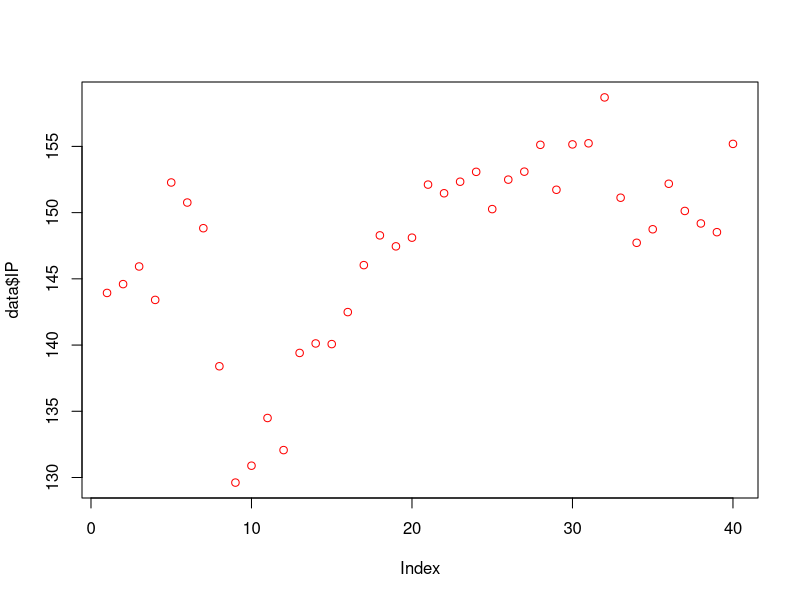

R code for this plot:
install.packages("lmtest")
library(lmtest)
install.packages("forecast")
library(forecast)
install.packages("tseries")
library(tseries)
install.packages("car")
library(car)

setwd("C:/Users/mpapa/Documents/EkonomTask/30_10_Kuznetsov/task2/Season")
data <- read.table("data_fict.txt",dec = ',', fileEncoding = 'utf-8', header = TRUE)
data2 <- read.table("data_fict.txt",dec = ',', fileEncoding = 'utf-8', header = TRUE)
data3 <- read.table("data_season.txt",dec = ',', fileEncoding = 'utf-8', header = TRUE)
data

y <- data$IP
x <- data$t
cor(data)

p_many <- lm(y~x)
s_many <- summary(p_many)
e <- s_many$residuals
e
s_many

A_many <- sum(abs(s_many$residuals/y)) / length(y) * 100 # Апроксимация
A_many
error_many <- sqrt(deviance(p_many)/df.residual(p_many))

determ <- s_many$r.squared
adjust_determ <- s_many$adj.r.squared
st_error <- error_many
approx <- A_many
f_test <- s_many$fstatistic[1]

data['e'] = data.frame(e)
data['Остаток'] = 0

#Работа с устреденеием остатков
ost1 = sum(data[data$Q == 1,]$e)/10
ost1

ost2 = sum(data[data$Q == 2,]$e)/10
ost2

ost3 = sum(data[data$Q == 3,]$e)/10
ost3

ost4 = sum(data[data$Q == 4,]$e)/10
ost4

# Добавление столбца с сезонными составляющими-остатками
data[data$Q == 1,]$Остаток = ost1
data[data$Q == 2,]$Остаток = ost2
data[data$Q == 3,]$Остаток = ost3
data[data$Q == 4,]$Остаток = ost4

data$IP <- (data$IP - data$Остаток)
m2 = lm(IP~t, data=data2)

plot(data$IP, col="red") #график

#прогнозирование по модели 
predictIP = predict(m2, newdata = data3)
predictIP

data3['Прогнозирование'] = data.frame(predictIP)
data3

write.csv(data3,"./data_season_results.csv", row.names = TRUE)

